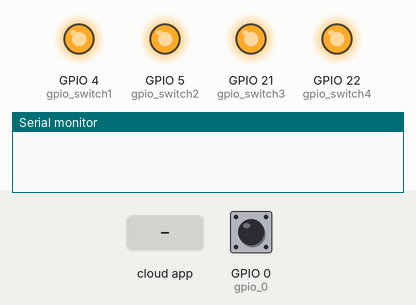
The sketch below on a simulated ESP32. On the bench: output pins drawn as LEDs (lit = HIGH), the last lines printed to the serial monitor. The inputs (shaded band) are chosen by the test bench; at power-on: GPIO 0 (gpio_0) HIGH. WiFi joins after 1.5 s; servers stay silent unless stated.

Above: at 1.2 s.
1.3 s: the phone or cloud app sets Switch1 to 0
At 1.6 s:
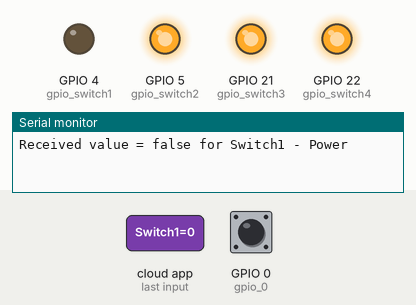
2.8 s: the phone or cloud app sets Switch2 to 0
At 3.9 s:
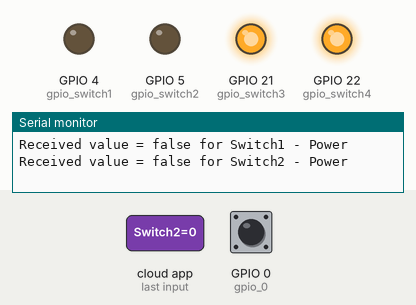
4.3 s: the phone or cloud app sets Switch1 to 1
At 5.1 s:
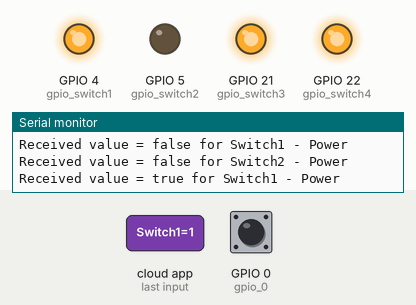
5.8 s: the phone or cloud app sets Switch3 to 0
At 6.3 s:
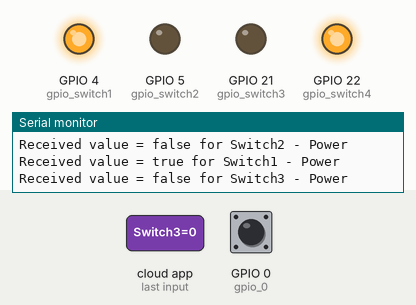
7.3 s: the phone or cloud app sets Switch4 to 0
At 8.5 s:
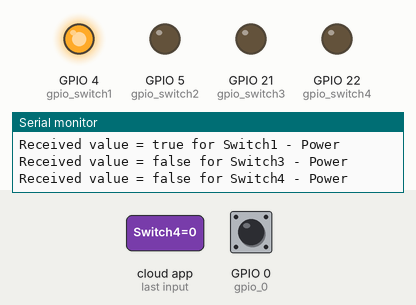
8.8 s: the phone or cloud app sets Switch2 to 1
At 9.7 s:
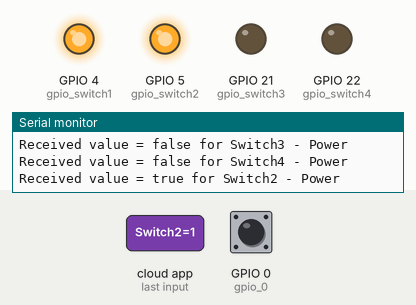
Timing chart, 0 to 11.3 s (numbered marks = the images above; inputs shaded):
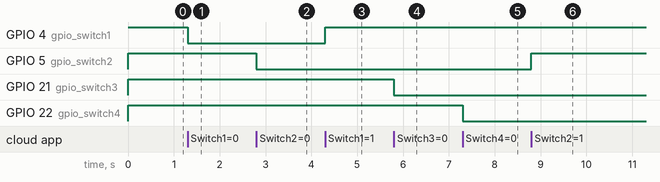

Measured:
- after the input at 1.3 s, GPIO 4 (gpio_switch1): HIGH → LOW at once
- after the input at 2.8 s, GPIO 5 (gpio_switch2): HIGH → LOW at once
- after the input at 4.3 s, GPIO 4 (gpio_switch1): LOW → HIGH at once
- after the input at 5.8 s, GPIO 21 (gpio_switch3): HIGH → LOW at once
- after the input at 7.3 s, GPIO 22 (gpio_switch4): HIGH → LOW at once
- after the input at 8.8 s, GPIO 5 (gpio_switch2): LOW → HIGH at once

The sketch:

RMakerSwitch.ino
```cpp
//This example demonstrates the ESP RainMaker with a standard Switch device.
#include "RMaker.h"
#include "WiFi.h"
#include "WiFiProv.h"

#define DEFAULT_POWER_MODE true
const char *service_name = "PROV_1234";
const char *pop = "abcd1234";

static int gpio_0 = 0;
static int gpio_1 = 13;
static int gpio_2 = 14;
static int gpio_3 = 26;
static int gpio_4 = 33;
static int gpio_switch1 = 4;
static int gpio_switch2 = 5;
static int gpio_switch3 = 21;
static int gpio_switch4 = 22;

/* Variable for reading pin status*/
bool switch_state = true;
bool switch1_state = true;
bool switch2_state = true;
bool switch3_state = true;
bool switch4_state = true;

//The framework provides some standard device types like switch, lightbulb, fan, temperaturesensor.
static Switch my_switch1("Switch1", &gpio_switch1);
static Switch my_switch2("Switch2", &gpio_switch2);
static Switch my_switch3("Switch3", &gpio_switch3);
static Switch my_switch4("Switch4", &gpio_switch4);

void sysProvEvent(arduino_event_t *sys_event)
{
    switch (sys_event->event_id) {
        case ARDUINO_EVENT_PROV_START:
#if CONFIG_IDF_TARGET_ESP32S2
        Serial.printf("\nProvisioning Started with name \"%s\" and PoP \"%s\" on SoftAP\n", service_name, pop);
        printQR(service_name, pop, "softap");
#else
        Serial.printf("\nProvisioning Started with name \"%s\" and PoP \"%s\" on BLE\n", service_name, pop);
        printQR(service_name, pop, "ble");
#endif
        break;
        default:;
    }
}

void write_callback(Device *device, Param *param, const param_val_t val, void *priv_data, write_ctx_t *ctx)
{
    const char *device_name = device->getDeviceName();
    const char *param_name = param->getParamName();

    if(strcmp(param_name, "Power") == 0) {

    if (strcmp(device_name,"Switch1") == 0){
            Serial.printf("Received value = %s for %s - %s\n", val.val.b? "true" : "false", device_name, param_name);
            switch_state = val.val.b;
            (switch_state == false) ? digitalWrite(gpio_switch1, LOW) : digitalWrite(gpio_switch1, HIGH);
            param->updateAndReport(val);
    }
    if (strcmp(device_name,"Switch2") == 0){
            Serial.printf("Received value = %s for %s - %s\n", val.val.b? "true" : "false", device_name, param_name);
            switch_state = val.val.b;
            (switch_state == false) ? digitalWrite(gpio_switch2, LOW) : digitalWrite(gpio_switch2, HIGH);
            param->updateAndReport(val);

    }
    if (strcmp(device_name,"Switch3") == 0){
            Serial.printf("Received value = %s for %s - %s\n", val.val.b? "true" : "false", device_name, param_name);
            switch_state = val.val.b;
            (switch_state == false) ? digitalWrite(gpio_switch3, LOW) : digitalWrite(gpio_switch3, HIGH);
            param->updateAndReport(val);

    }
    if (strcmp(device_name,"Switch4") == 0){
            Serial.printf("Received value = %s for %s - %s\n", val.val.b? "true" : "false", device_name, param_name);
            switch_state = val.val.b;
            (switch_state == false) ? digitalWrite(gpio_switch4, LOW) : digitalWrite(gpio_switch4, HIGH);
            param->updateAndReport(val);

    }
  }
}


void setup()
{
    Serial.begin(115200);
    pinMode(gpio_0, INPUT);
    pinMode(gpio_1, INPUT);
    pinMode(gpio_2, INPUT);
    pinMode(gpio_3, INPUT);
    pinMode(gpio_4, INPUT);

    pinMode(gpio_switch1, OUTPUT);
    pinMode(gpio_switch2, OUTPUT);
    pinMode(gpio_switch3, OUTPUT);
    pinMode(gpio_switch4, OUTPUT);


    digitalWrite(gpio_switch1, DEFAULT_POWER_MODE);
    digitalWrite(gpio_switch2, DEFAULT_POWER_MODE);
    digitalWrite(gpio_switch3, DEFAULT_POWER_MODE);
    digitalWrite(gpio_switch4, DEFAULT_POWER_MODE);

    Node my_node1;
    my_node1 = RMaker.initNode("ESP RainMaker Node1");

    //Standard switch device
    my_switch1.addCb(write_callback);
    my_switch2.addCb(write_callback);
    my_switch3.addCb(write_callback);
    my_switch4.addCb(write_callback);

    //Add switch device to the node
    my_node1.addDevice(my_switch1);
    my_node1.addDevice(my_switch2);
    my_node1.addDevice(my_switch3);
    my_node1.addDevice(my_switch4);

    //This is optional
    RMaker.enableOTA(OTA_USING_PARAMS);
    //If you want to enable scheduling, set time zone for your region using setTimeZone().
    //The list of available values are provided here https://rainmaker.espressif.com/docs/time-service.html
    // RMaker.setTimeZone("Asia/Shanghai");
    // Alternatively, enable the Timezone service and let the phone apps set the appropriate timezone
    RMaker.enableTZService();

    RMaker.enableSchedule();

    RMaker.start();

    WiFi.onEvent(sysProvEvent);
#if CONFIG_IDF_TARGET_ESP32S2
    WiFiProv.beginProvision(WIFI_PROV_SCHEME_SOFTAP, WIFI_PROV_SCHEME_HANDLER_NONE, WIFI_PROV_SECURITY_1, pop, service_name);
#else
    WiFiProv.beginProvision(WIFI_PROV_SCHEME_BLE, WIFI_PROV_SCHEME_HANDLER_FREE_BTDM, WIFI_PROV_SECURITY_1, pop, service_name);
#endif
}

void loop()
{
    if(digitalRead(gpio_0) == LOW) { //Push button pressed

        // Key debounce handling
        delay(100);
        int startTime = millis();
        while(digitalRead(gpio_0) == LOW) delay(50);
        int endTime = millis();

        if ((endTime - startTime) > 10000) {
          // If key pressed for more than 10secs, reset all
          Serial.printf("Reset to factory.\n");
          RMakerFactoryReset(2);

        } else if ((endTime - startTime) > 3000) {
          Serial.printf("Reset Wi-Fi.\n");
          // If key pressed for more than 3secs, but less than 10, reset Wi-Fi
          RMakerWiFiReset(2);

        }

    }


    delay(100);
}
```
